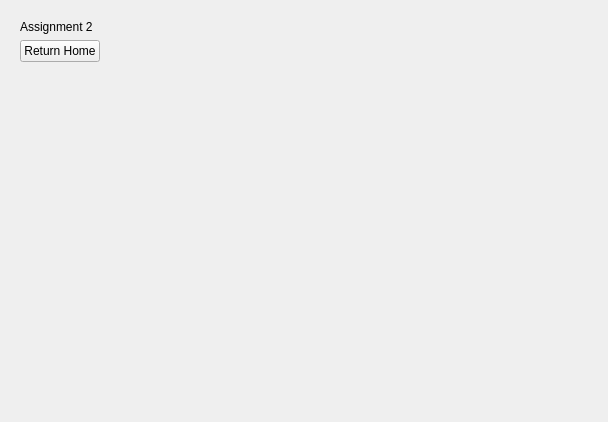
<?xml version="1.0" encoding="UTF-8"?>
<ui version="4.0">
 <class>Form</class>
 <widget class="QWidget" name="Form">
  <property name="geometry">
   <rect>
    <x>0</x>
    <y>0</y>
    <width>608</width>
    <height>422</height>
   </rect>
  </property>
  <property name="windowTitle">
   <string>Form</string>
  </property>
  <layout class="QHBoxLayout" name="horizontalLayout">
   <item>
    <widget class="QWidget" name="controlsBox" native="true">
     <layout class="QVBoxLayout" name="verticalLayout">
      <item>
       <widget class="QLabel" name="label">
        <property name="text">
         <string>Assignment 2</string>
        </property>
       </widget>
      </item>
      <item>
       <widget class="QPushButton" name="homeBtn">
        <property name="text">
         <string>Return Home</string>
        </property>
       </widget>
      </item>
      <item>
       <spacer name="verticalSpacer">
        <property name="orientation">
         <enum>Qt::Vertical</enum>
        </property>
        <property name="sizeHint" stdset="0">
         <size>
          <width>20</width>
          <height>40</height>
         </size>
        </property>
       </spacer>
      </item>
     </layout>
    </widget>
   </item>
   <item>
    <spacer name="horizontalSpacer">
     <property name="orientation">
      <enum>Qt::Horizontal</enum>
     </property>
     <property name="sizeHint" stdset="0">
      <size>
       <width>439</width>
       <height>20</height>
      </size>
     </property>
    </spacer>
   </item>
  </layout>
 </widget>
 <resources/>
 <connections/>
</ui>
